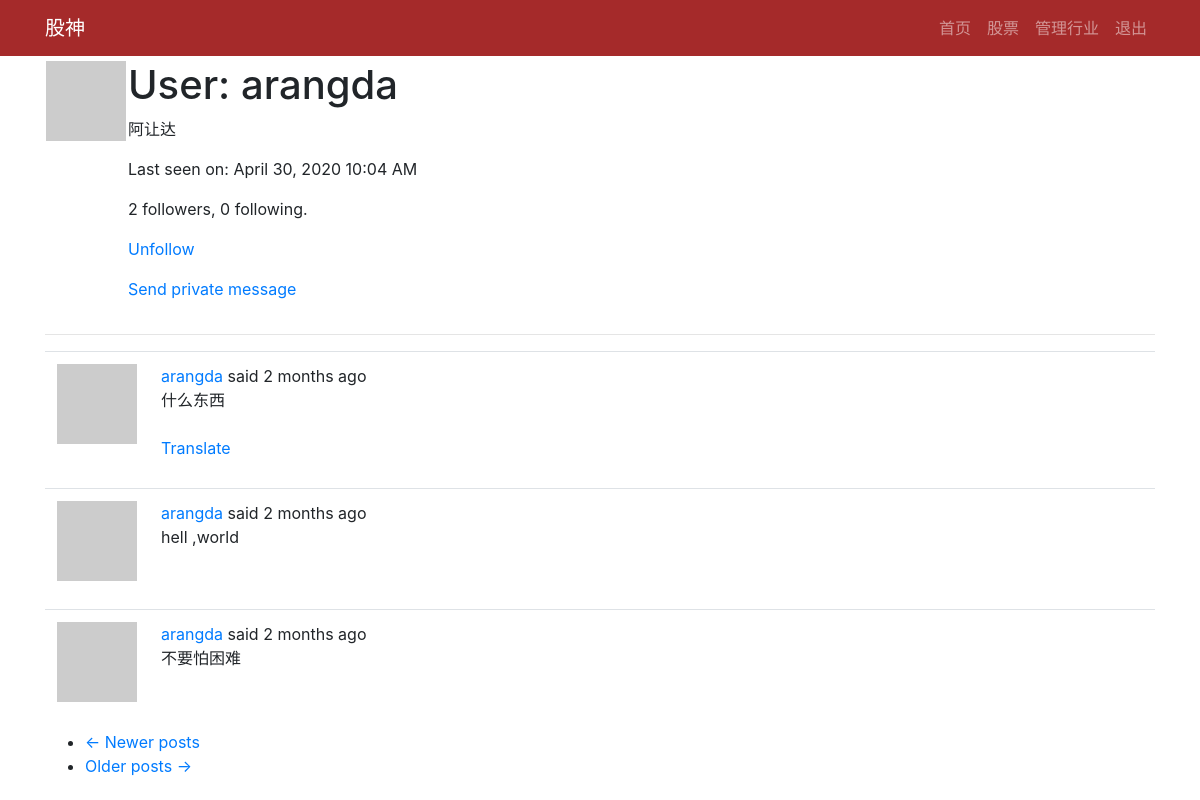
The page /user/arangda?page=3 (signed in) on the database its author committed.
### app/models.py (models this page shows, shortened)
class PaginatedAPIMixin(object):
    @staticmethod
    def to_collection_dict(query, page, per_page, endpoint, **kwargs):
        resources = query.paginate(page, per_page, False)
        data = {
            'items': [item.to_dict() for item in resources.items],
            '_meta': {
                'page': page,
                'per_page': per_page,
                'total_pages': resources.pages,
                'total_items': resources.total
            },
            '_links': {
                'self': url_for(endpoint, page=page, per_page=per_page,
                                **kwargs),
                'next': url_for(endpoint, page=page + 1, per_page=per_page,
                                **kwargs) if resources.has_next else None,
                'prev': url_for(endpoint, page=page - 1, per_page=per_page,
                                **kwargs) if resources.has_prev else None
            }
        }
        return data

class User(PaginatedAPIMixin,UserMixin,db.Model):
    id = db.Column(db.Integer,primary_key=True)
    username = db.Column(db.String(64),index=True,unique=True)
    email = db.Column(db.String(120),index=True,unique=True)
    password_hash = db.Column(db.String(128))
    about_me = db.Column(db.String(140))
    last_seen = db.Column(db.DateTime,default=datetime.utcnow)
    posts = db.relationship('Post',backref='author',lazy='dynamic')
    messages_sent = db.relationship('Message',
                                    foreign_keys='Message.sender_id',
                                    backref='author', lazy='dynamic')
    messages_received = db.relationship('Message',
                                        foreign_keys='Message.recipient_id',
                                        backref='recipient', lazy='dynamic')
    last_message_read_time = db.Column(db.DateTime)
    token = db.Column(db.String(32), index=True, unique=True)
    token_expiration = db.Column(db.DateTime)
    notifications = db.relationship('Notification',backref='user',lazy='dynamic')
    followed = db.relationship(
        'User',secondary=followers,
        primaryjoin=(followers.c.follower_id == id),
        secondaryjoin=(followers.c.followed_id == id),
        backref=db.backref('followers',lazy='dynamic'),lazy='dynamic'
    )
    tasks = db.relationship('Task',backref='user',lazy='dynamic')
    def avatar(self,size):
        digest = md5(self.email.lower().encode('utf-8')).hexdigest()
        return 'https://www.gravatar.com/avatar/{}?d=identicon&s={}'.format(digest,size)
    def is_following(self,user):
        return self.followed.filter(
            followers.c.followed_id == user.id).count() > 0
    def get_tasks_in_progress(self):
        return Task.query.filter_by(user=self, complete=False).all()

class Post(db.Model):
    id = db.Column(db.Integer,primary_key=True)
    body = db.Column(db.String(140))
    timestamp = db.Column(db.DateTime,index=True,default=datetime.utcnow)
    user_id = db.Column(db.Integer,db.ForeignKey('user.id'))
    language = db.Column(db.String(5))

### app/main/routes.py (the view)
@bp.route('/user/<username>')
@login_required
def user(username):
    user = User.query.filter_by(username=username).first_or_404()
    page = request.args.get('page',1,type=int)
    posts = user.posts.order_by(Post.timestamp.desc()).paginate(
        page,current_app.config['POSTS_PER_PAGE'],False
    )
    next_url = url_for('main.user',username=user.username,page=posts.next_num) if posts.has_next else None
    prev_url = url_for('main.user',username=user.username,page=posts.prev_num) if posts.has_prev else None
    return render_template('user.html', user=user, posts=posts.items,next_url=next_url,prev_url=prev_url)

### app/main/routes.py (called while the page is built)
@bp.before_app_request
def before_request():
    g.locale = str(get_locale())
    if current_user.is_authenticated:
        current_user.last_seen = datetime.utcnow()
        db.session.commit()

### app/models.py (called while the page is built)
@login.user_loader
def load_user(id):
    return User.query.get(int(id))

### app/templates/user.html
{% extends "base.html" %}
{% block app_content %}
    <table>
        <tr valign="top">
            <td><img src="{{ user.avatar(128) }}"></td>
            <td>
                <h1>User: {{ user.username }}</h1>
                {% if user.about_me %}<p>{{ user.about_me }}</p>{% endif %}
                {% if user.last_seen %}<p>{{ _('Last seen on')}}: {{ moment(user.last_seen).format('LLL') }}</p>{% endif %}
                <p>{{ user.followers.count() }} {{_('followers')}}, {{ user.followed.count() }} {{ _('following')}}.</p>
                {% if user == current_user %}
                <p><a href="{{ url_for('main.edit_profile') }}">Edit your profile</a></p>
                {% if not current_user.get_task_in_progress('export_posts') %}
                <p><a href="{{ url_for('main.export_posts') }}">{{ _('Export your posts') }}</a></p>
                {% endif %}
                {% elif not current_user.is_following(user) %}
                <p><a href="{{ url_for('main.follow', username=user.username) }}">{{ _('Follow') }}</a></p>
                {% else %}
                <p><a href="{{ url_for('main.unfollow', username=user.username) }}">{{ _('Unfollow') }}</a></p>
                {% endif %}
                {% if user != current_user %}
                <p>
                    <a href="{{ url_for('main.send_message',recipient=user.username) }} ">
                        {{ _('Send private message')}}
                    </a>
                </p>
                {% endif %}
            </td>
        </tr>
    </table>
    <hr>
    {% for post in posts %}
        {% include '_post.html' %}
    {% endfor %}
    <nav aria-label="...">
        <ul class="pager">
            <li class="previous{% if not prev_url %} disabled{% endif %}">
                <a href="{{ prev_url or '#' }}">
                    <span aria-hidden="true">&larr;</span> Newer posts
                </a>
            </li>
            <li class="next{% if not next_url %} disabled{% endif %}">
                <a href="{{ next_url or '#' }}">
                    Older posts <span aria-hidden="true">&rarr;</span>
                </a>
            </li>
        </ul>
    </nav>
{% endblock %}

### app/templates/_post.html (shortened to what this page needs)
<table class="table table-hover">
    <tr>
        <td width="70px">
            <a href="{{ url_for('main.user', username=post.author.username) }}">
                <img src="{{ post.author.avatar(70) }}" />
            </a>
        </td>
        <td>
            {{ _('%(username)s said %(when)s',username=user_link,when=moment(post.timestamp).fromNow()) }}
            <br>
            <span id="post{{ post.id }}">{{ post.body }}</span>
            {% if post.language and post.language != g.locale %}
            <br>
            <br>
            <span id="translation{{ post.id }}">
                <a href="javascript:translate(
                            '#post{{ post.id }}',
                            '#translation{{ post.id }}',
                            '{{ post.language }}',
                            '{{ g.locale }}');">{{ _('Translate') }}</a>
            </span>
            {% endif %}
        </td>
    </tr>
</table>

### rows shown on the page
User: username "arangda", about_me "阿让达", last_seen "April 30, 2020 10:04 AM"
Post: body "什么东西"
Post: body "hell ,world"
Post: body "不要怕困难"

### other values the page prints
{{ render_nav_item('main.index', '首页',None,True) }} "首页"
{{ render_nav_item('shares.gupiao', '股票',None,True) }} "股票"
{{ render_nav_item('shares.manage_category', '管理行业',None,True) }} "管理行业"
{{ render_nav_item('auth.logout', '退出',None,True) }} "退出"
{{ user.followers.count() }} "2"
{{ user.followed.count() }} "0"
